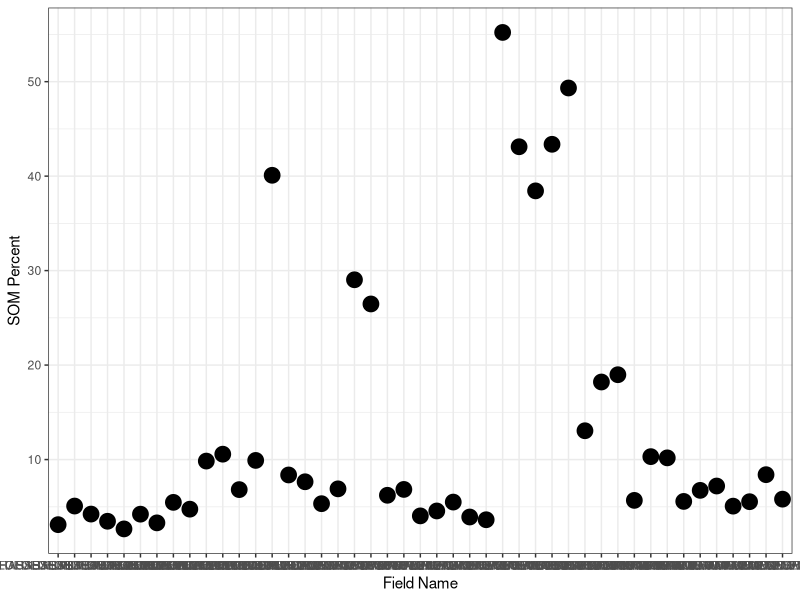
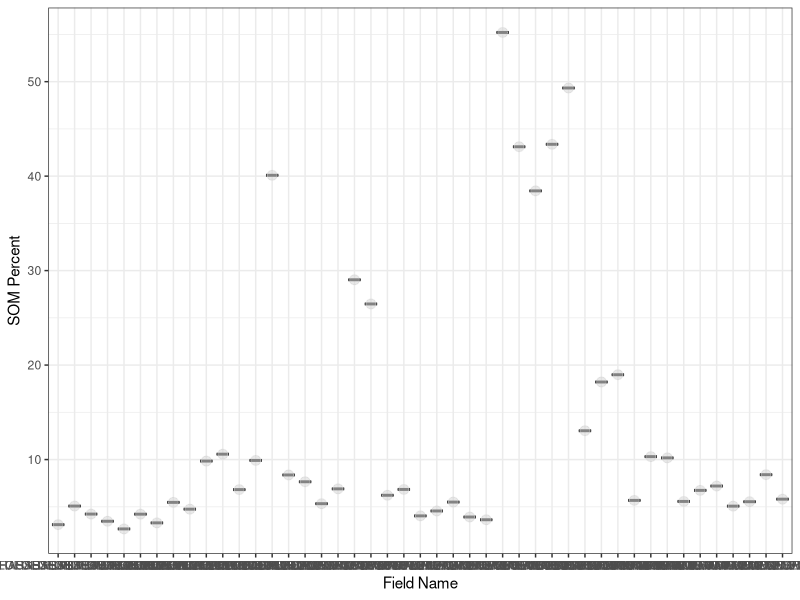
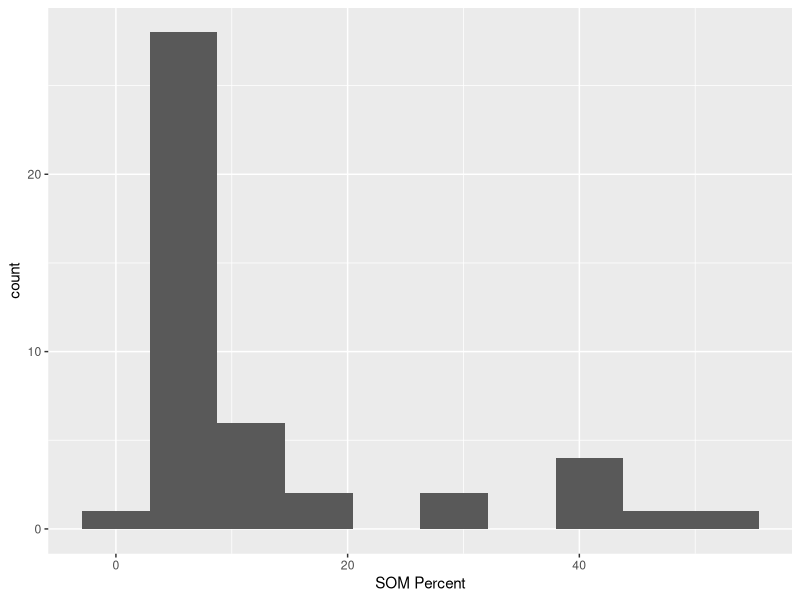
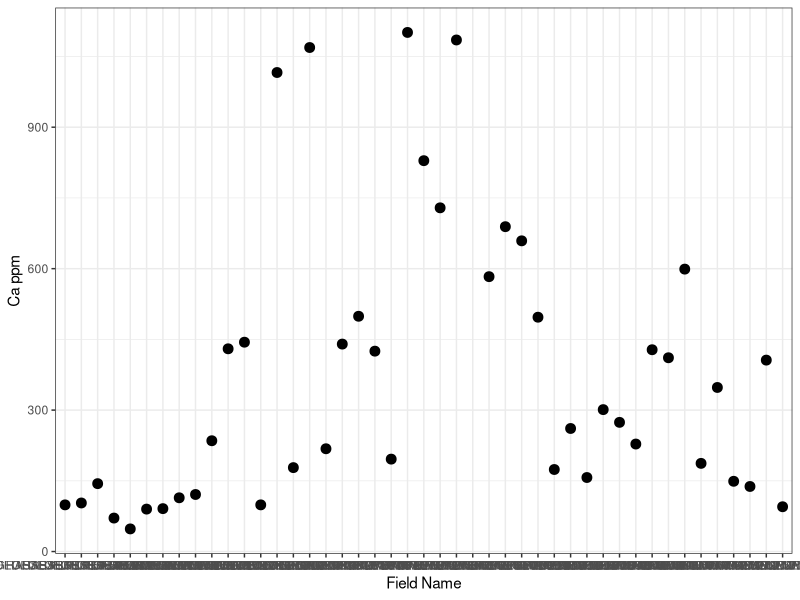
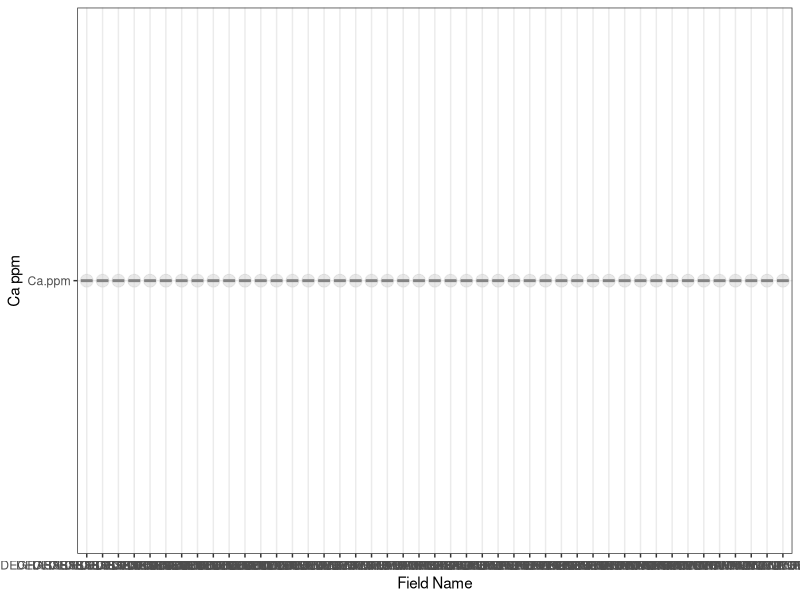
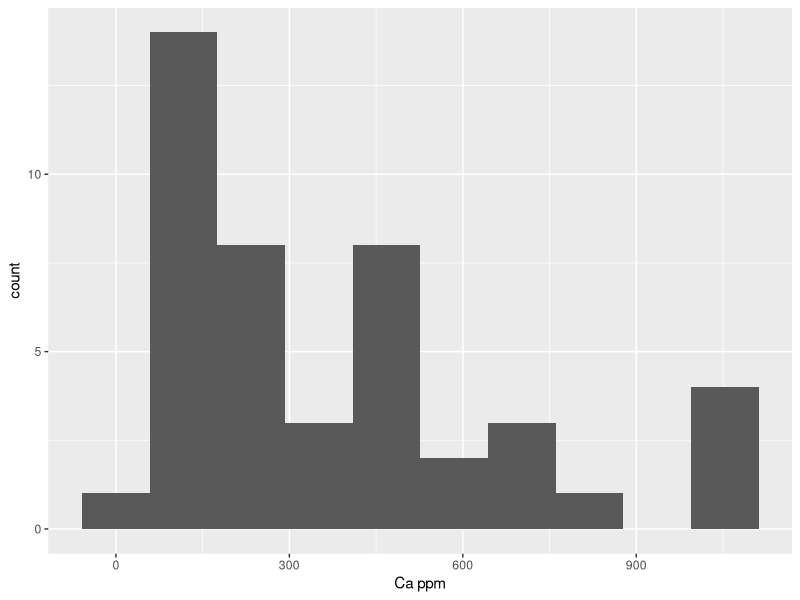

Here is the R script that generated these plots, in order:
## ---- chunk 1
rm(list = ls())
library(here)
library(dplyr)
library(ggplot2)

## ---- chunk 2
soil <- read.csv(here("Data", "soil_data.csv"), stringsAsFactors = TRUE)
glimpse(soil)
## ---- chunk 3
ggplot(soil, aes(x = Field.Name, y = SOM_percent)) + geom_point(size = 5) + xlab("Field Name") + ylab("SOM Percent")+ theme_bw()
## ---- chunk 4
ggplot(soil, aes(x = Field.Name, y = SOM_percent)) + geom_boxplot() + geom_point(size = 3, colour = 'lightgrey', alpha = 0.5) + xlab("Field Name") + ylab("SOM Percent") + theme_bw()
## ---- chunk 5
ggplot(soil, aes(x = SOM_percent)) + xlab("SOM Percent") + geom_histogram(bins = 10)
## ---- chunk 6
ggplot(soil, aes(x = Field.Name, y = Ca.ppm)) + geom_point(size = 3) + xlab("Field Name") + ylab("Ca ppm") + theme_bw()
## ---- chunk 7
ggplot(soil, aes(x = Field.Name, y = "Ca.ppm")) + 
  geom_boxplot() + geom_point(size = 4, colour = 'lightgrey', alpha = 0.5) + xlab("Field Name") + ylab("Ca ppm") + theme_bw()
## ---- chunk 8
ggplot(soil, aes(x = Ca.ppm)) + geom_histogram(bins = 10) + xlab("Ca ppm")
## ---- chunk 9
library(tidyverse)
soil$Forest <- word(soil$Field.Name, 1)
